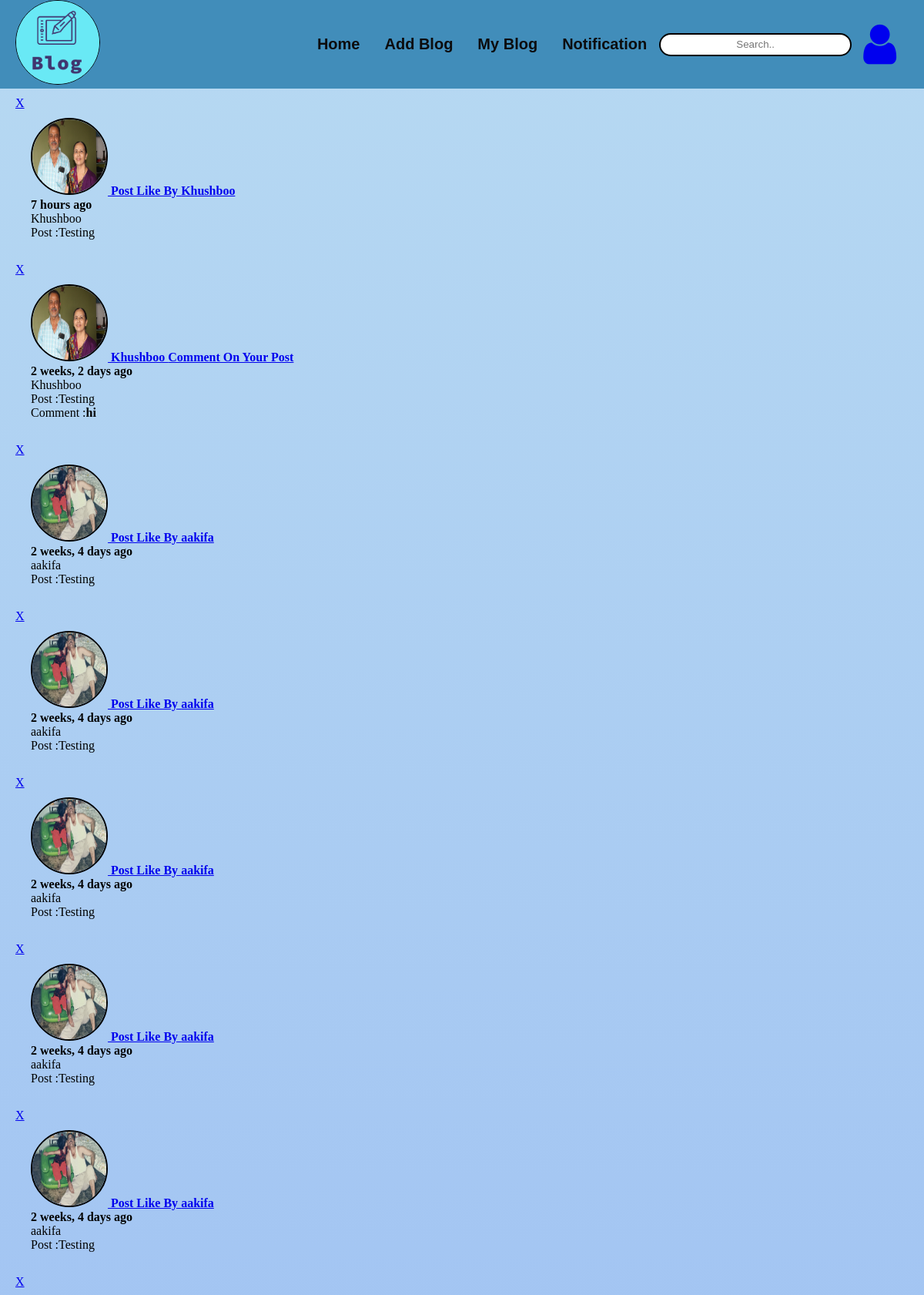
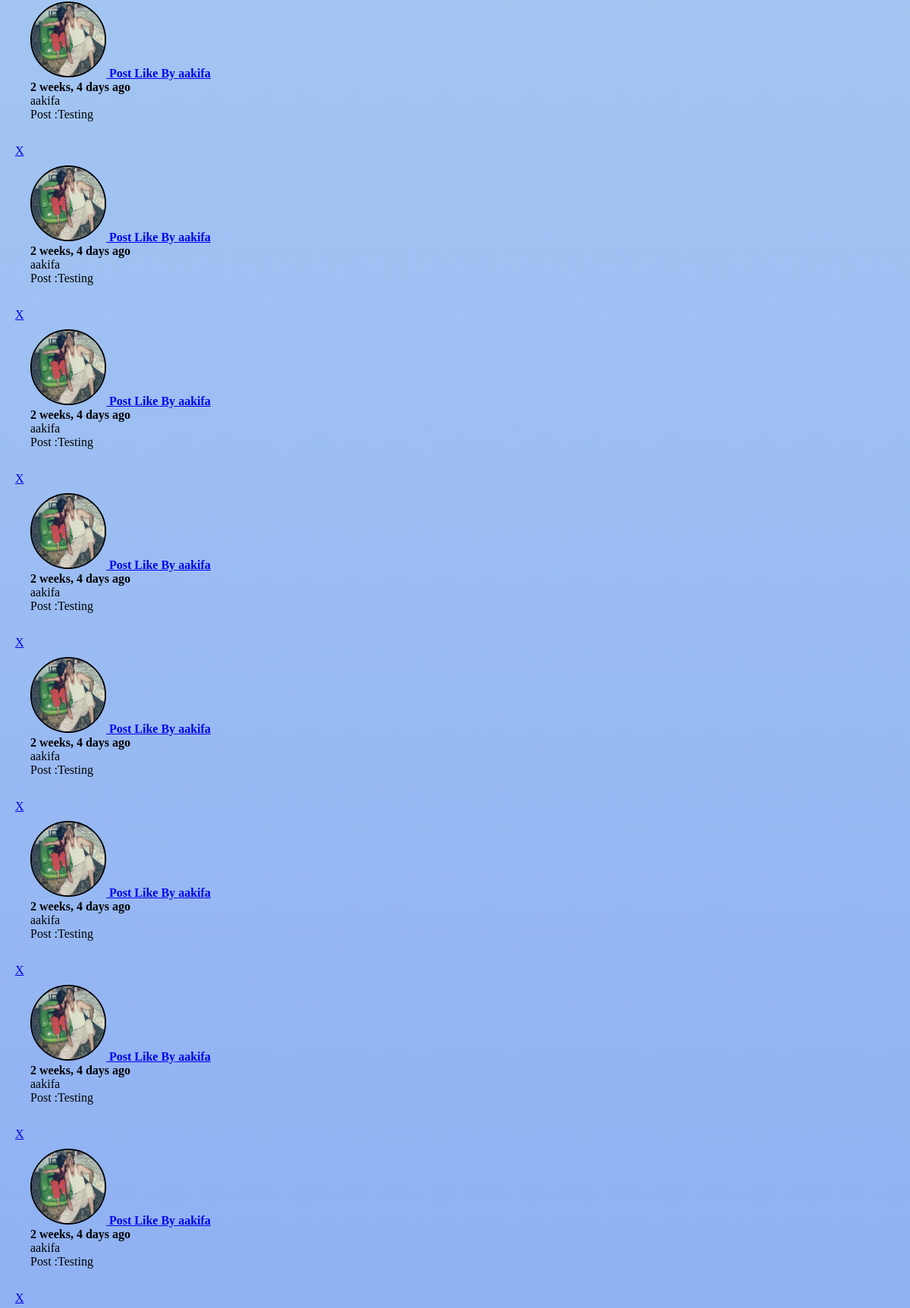
The page /notification/ (signed in, upper part) on the database its author committed (2 pictures, top to bottom).
### notification/models.py (models this page shows)
class Notification(models.Model):
    NOTIFICATION_TYPE = ((1,'Like'),(2,'Comment'))
    post = models.ForeignKey('blogmanageApp.Post', on_delete = models.CASCADE,related_name = 'noti_post', blank= True, null= True)
    sender = models.ForeignKey(User, on_delete = models.CASCADE, related_name = 'noti_from_user', blank= True, null= True )
    user = models.ForeignKey(User, on_delete = models.CASCADE, related_name = 'noti_to_user', blank= True, null= True )
    notification_type = models.IntegerField(choices=  NOTIFICATION_TYPE)
    text_preview = models.CharField(max_length= 90, blank= True)
    date = models.DateTimeField(auto_now_add= True)
    is_seen = models.BooleanField(default= False)

### accountApp/models.py (models this page shows, shortened)
class Profile(models.Model):
    user = models.OneToOneField(User,on_delete = models.CASCADE)
    mobileno = models.CharField(max_length= 11)
    avatar = models.ImageField(upload_to = 'avatars/')
    location = models.CharField(max_length = 200)
    birth_date = models.DateField(null= True)
    bio = models.TextField(max_length = 500, blank=True)

### blogmanageApp/models.py (models this page shows, shortened)
@python_2_unicode_compatible
class Post(models.Model):
    title = models.CharField(max_length= 200)
    title_tag = models.CharField(max_length= 200)
    author = models.ForeignKey(User, on_delete = models.CASCADE)
    tag = models.ManyToManyField(Tag)
    body = RichTextField(blank = True, null = True)
    post_date = models.DateField(auto_now_add= True)
    Category = models.ForeignKey(Category, on_delete = models.CASCADE)
    like = models.ManyToManyField(User,related_name= 'likes')
    status = models.BooleanField( default = False , null = True)
    hit_count_generic = GenericRelation(HitCount, object_id_field='object_pk',related_query_name='hit_count_generic_relation')

### notification/views.py (the view)
# urls.py: path('',views.notification_view,name = 'notification'),
@login_required(login_url= 'login')
def notification_view(request):
    user = int(request.session['id'])
    notification =  Notification.objects.filter(user = user).filter(~Q(sender = user)).order_by('-date')
    Notification.objects.filter(user = user, is_seen = False).update(is_seen = True)
    return render(request, 'notification/notification.html',{'notification' : notification})

### notification/templates/notification/notification.html (shortened to what this page needs)
{% extends 'userApp/base.html' %}
{% load i18n %}
{% block content %}
{% load static %}
{% load humanize %}
<div class="container text-center" >
  <div class="row">
    <div id ="main_content" >
      {% for notification in notification  %}
      <div class="notification"   >
        <div class="col-sm-9">
          <div class="well text-right">
            <a href="{% url 'delete' notification.id %}" class="delete" style="align-content: center;">X</a>
          <div class="well text-left">
              {% if notification.notification_type == 1 %}
              <a href="{% url 'post' notification.post_id %}" id = "notification" notification_data ="{{ notification.post_id }}">   <b><h4>            <img src="../media/{{ notification.sender.profile.avatar }}" class="img-circle" height="55" width="55" alt="Avatar">
                Post Like By {{ notification.sender.first_name }}</h4></b></a>
            {% else %}
           <a href="{% url 'post' notification.post_id %}" id = "notification" notification_data ="{{ notification.post_id }}" ><b><h4><img src="../media/{{ notification.sender.profile.avatar }}" class="img-circle" height="55" width="55" alt="Avatar">
                {{ notification.sender.first_name }} Comment On Your Post</h4></b></a>
            {% endif %}
            <b><p>{{ notification.date|naturaltime }}</p></b>
            <p>{{ notification.sender.first_name }} </p>
            <p >Post :{{ notification.post.title }}</p>
            {% if notification.notification_type == 2 %}
            <p >Comment :<b>{{ notification.text_preview }}</b></p>
            {% endif %}
              </div>
              </div>
  </div>
</div>
{% endfor %}
</div>
</div>
</div>
{% endblock %}

### userApp/static/css/base.css (style rules this page uses)
* { margin: 0; padding: 0; box-sizing: border-box; }

### userApp/static/css/full_blog.css (style rules this page uses)
.container { background: hsla(206, 70%, 83%, 1); background: linear-gradient(180deg, hsla(206, 70%, 83%, 1) 0%, hsla(229, 89%, 62%, 1) 100%); background: -moz-linear-gradient(180deg, hsla(206, 70%, 83%, 1) 0%, hsla(229, 89%, 62%, 1) 100%); min-height: 100vh; position: relative; }
.well { padding: 10px 20px; min-width: 400px; }
.img-circle { height: 100px; width: 100px; border-radius: 50%; border: 2px solid black; }

### rows shown on the page
Notification: sender.profile.avatar (picture), sender.first_name "Khushboo", date "7 hours ago", post "Testing"
Notification: sender.profile.avatar (picture), sender.first_name "Khushboo", date "2 weeks, 2 days ago", post "Testing", text_preview "hi"
Notification: sender.profile.avatar (picture), sender.first_name "aakifa", date "2 weeks, 4 days ago", post "Testing"
Notification: sender.profile.avatar (picture), sender.first_name "aakifa", date "2 weeks, 4 days ago", post "Testing"
Notification: sender.profile.avatar (picture), sender.first_name "aakifa", date "2 weeks, 4 days ago", post "Testing"
Notification: sender.profile.avatar (picture), sender.first_name "aakifa", date "2 weeks, 4 days ago", post "Testing"
Notification: sender.profile.avatar (picture), sender.first_name "aakifa", date "2 weeks, 4 days ago", post "Testing"
Notification: sender.profile.avatar (picture), sender.first_name "aakifa", date "2 weeks, 4 days ago", post "Testing"
Notification: sender.profile.avatar (picture), sender.first_name "aakifa", date "2 weeks, 4 days ago", post "Testing"
Notification: sender.profile.avatar (picture), sender.first_name "aakifa", date "2 weeks, 4 days ago", post "Testing"
Notification: sender.profile.avatar (picture), sender.first_name "aakifa", date "2 weeks, 4 days ago", post "Testing"
Notification: sender.profile.avatar (picture), sender.first_name "aakifa", date "2 weeks, 4 days ago", post "Testing"
Notification: sender.profile.avatar (picture), sender.first_name "aakifa", date "2 weeks, 4 days ago", post "Testing"
Notification: sender.profile.avatar (picture), sender.first_name "aakifa", date "2 weeks, 4 days ago", post "Testing"
Notification: sender.profile.avatar (picture), sender.first_name "aakifa", date "2 weeks, 4 days ago", post "Testing"
